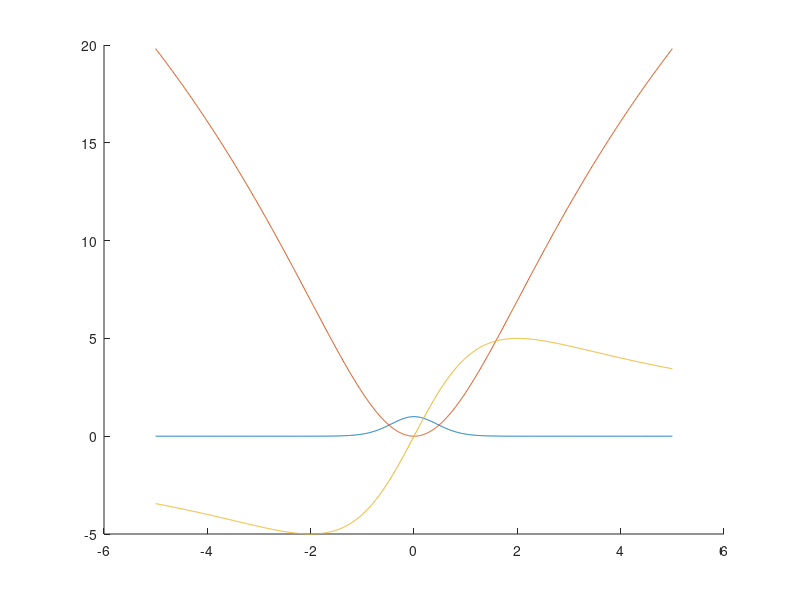

The MATLAB script that drew this image:
beta = 10;
sigma = 2;
x = -5:0.01:5;
hold on
plot(x, exp(-(beta * log(1 + (x/sigma).^2))));
plot(x, beta * log(1 + (x/sigma).^2));
plot(x, beta * 2 * x ./ (sigma^2 + x.^2));
hold off